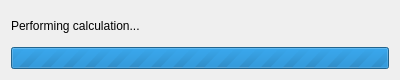
<?xml version="1.0" encoding="UTF-8"?>
<ui version="4.0">
 <class>WaitDialog</class>
 <widget class="QDialog" name="WaitDialog">
  <property name="windowModality">
   <enum>Qt::WindowModal</enum>
  </property>
  <property name="geometry">
   <rect>
    <x>0</x>
    <y>0</y>
    <width>400</width>
    <height>80</height>
   </rect>
  </property>
  <property name="sizePolicy">
   <sizepolicy hsizetype="Fixed" vsizetype="Fixed">
    <horstretch>0</horstretch>
    <verstretch>0</verstretch>
   </sizepolicy>
  </property>
  <property name="minimumSize">
   <size>
    <width>400</width>
    <height>80</height>
   </size>
  </property>
  <property name="maximumSize">
   <size>
    <width>400</width>
    <height>80</height>
   </size>
  </property>
  <property name="windowTitle">
   <string>Please wait...</string>
  </property>
  <property name="modal">
   <bool>true</bool>
  </property>
  <layout class="QVBoxLayout" name="verticalLayout_2">
   <item>
    <layout class="QVBoxLayout" name="verticalLayout">
     <item>
      <widget class="QLabel" name="label">
       <property name="text">
        <string>Performing calculation...</string>
       </property>
      </widget>
     </item>
     <item>
      <widget class="QProgressBar" name="progressBar">
       <property name="maximum">
        <number>0</number>
       </property>
       <property name="value">
        <number>-1</number>
       </property>
      </widget>
     </item>
    </layout>
   </item>
  </layout>
 </widget>
 <resources/>
 <connections/>
</ui>
